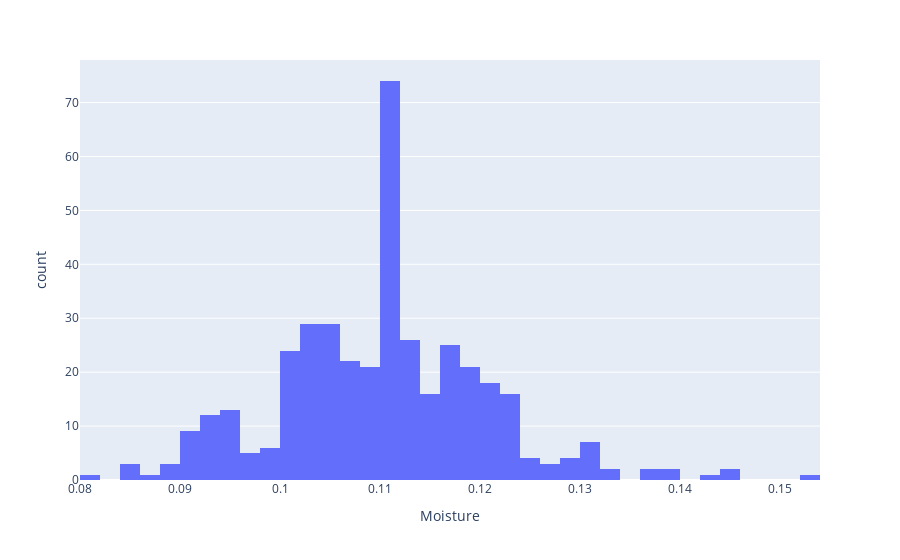

The notebook cell saved with this chart:
### Code cell
px.histogram(df, x = 'Moisture')

### Figure 1 — Plotly figure (JSON) as saved in the notebook; plotly's stock layout.template omitted (floating-point values rounded to 4 significant figures; data arrays with more than 128 entries replaced by an {"elided": "..."} marker saying what was removed)
{"data": [{"bingroup": "x", "hovertemplate": "Moisture=%{x}<br>count=%{y}<extra></extra>", "legendgroup": "", "marker": {"color": "#636efa", "pattern": {"shape": ""}}, "name": "", "orientation": "v", "showlegend": false, "type": "histogram", "x": {"elided": "402 float values"}, "xaxis": "x", "yaxis": "y"}], "layout": {"barmode": "relative", "legend": {"tracegroupgap": 0}, "margin": {"t": 60}, "xaxis": {"anchor": "y", "domain": [0, 1], "title": {"text": "Moisture"}}, "yaxis": {"anchor": "x", "domain": [0, 1], "title": {"text": "count"}}}}
